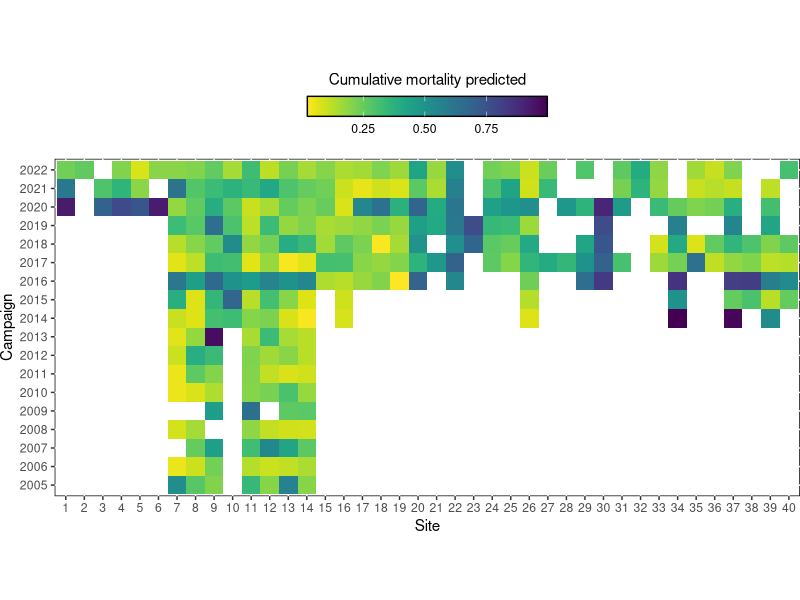
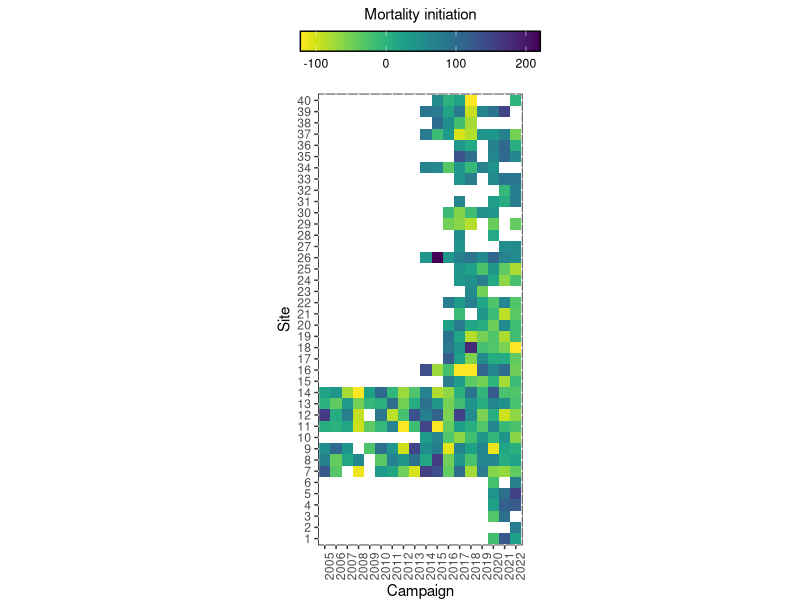
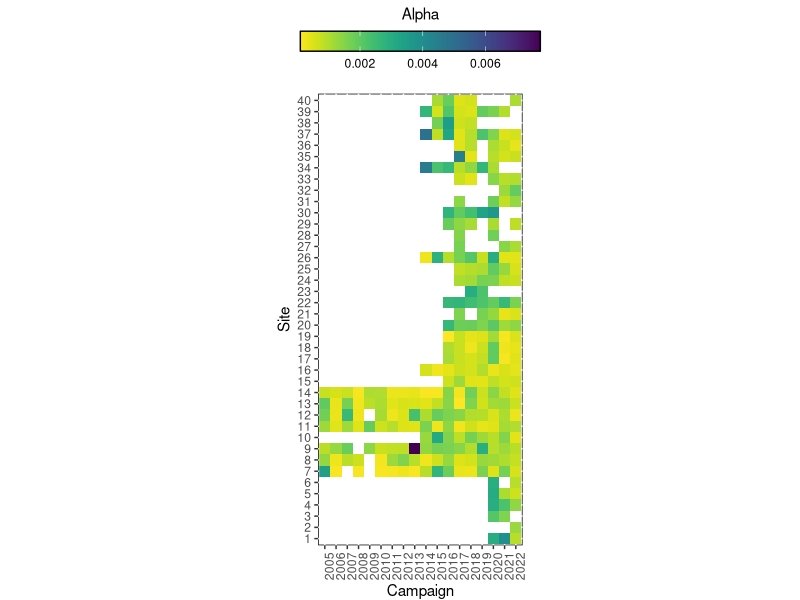
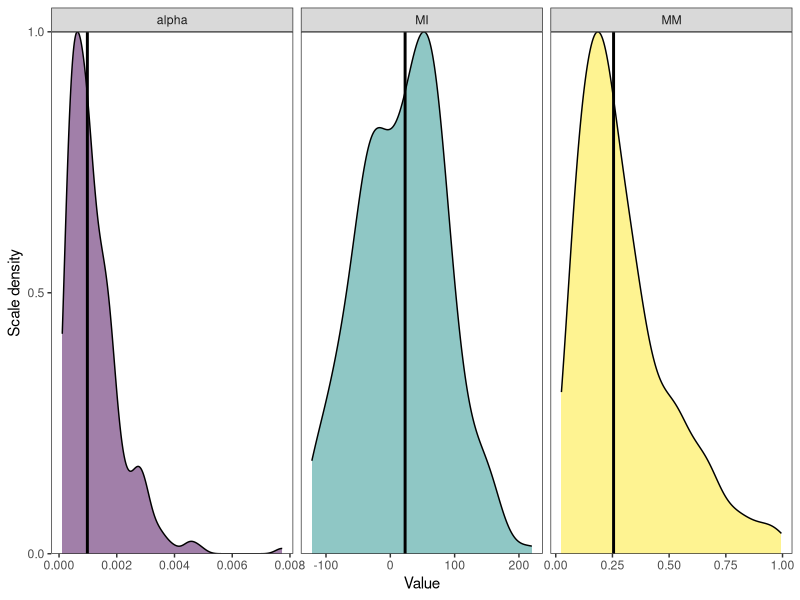

Source code (R) for these figures, in order:
# Script to create Figure 4, Figure H, Figure I and Figure 5
# 2024-10-28, Ifremer 
# Depends on dataset death_predicted.csv generated by script 2_National_Data_mytilus.R

# Install necessary libraries and load it
list.of.packages <- c("tidyverse", "viridis","GGally","scales")
new.packages <- list.of.packages[!(list.of.packages %in% installed.packages()[,"Package"])]
if(length(new.packages)) install.packages(new.packages)

library(tidyverse)
library(viridis)
library(scales)

###################################################################################################
############################## Mortality Metrics #################################################

# Data predicted loading: 
death_preds <- read.csv(file.path("Data","new_datasets","death_predicted.csv"), header=TRUE, sep=",")
death_preds<-death_preds %>% mutate(id_site = as.factor(id_site), Campaign = as.factor(Campaign)) 

# Maximum mortality (MM)
death_preds261 <- death_preds %>%
  filter(DOY == "261") %>%
  rename("MM" = "CM_pred")

# Figure 4 : This is the figure 4 which is included in the datapaper
Fig4 <- ggplot(death_preds261, aes(x = reorder(id_site, as.numeric(id_site)), y = reorder(Campaign, as.integer(as.character(Campaign))) , fill = MM)) +
  geom_raster() +
  coord_fixed() +
  theme(panel.background = element_rect(fill = "white", colour = "black", linewidth = 0.5, linetype = "solid"),
        legend.position = "top",  
        plot.margin = unit(c(0, 0, 0, 0), "null")
  )+
  guides(
    fill = guide_colourbar(
      title.position = "top", title.hjust = 0.5, frame.colour = "black", barwidth = 12,
      barheight = 1, order = 1,
      direction = "horizontal",  
      label.position = "bottom",  
      label.hjust = 0.5,  
      title.vjust = 1  
    )
  ) +
  ylab("Campaign") +
  xlab("Site") +
  scale_fill_viridis(name = "Cumulative mortality predicted", direction = -1)
ggsave(Fig4, file = file.path("Figures","Figure4.jpeg"),
       width = 8.6, height = 6, dpi = 300, units = "in",
       type = "cairo")

# Mortality initiation :
mortality_initiation <- death_preds %>%
  group_by(Campaign, id_site) %>%
  mutate(MI = max(CM_pred) / 10) %>%
  filter(CM_pred > MI) %>%
  summarize(MI = min(DOY)) %>% 
  ungroup()

#Figure H (this figure is not included in the article):
FigH <- ggplot(mortality_initiation, aes(x = reorder(Campaign, as.integer(as.character(Campaign))), y = reorder(id_site, as.numeric(id_site)), fill = MI)) +
  geom_raster() +
  coord_fixed() +
  theme(axis.text.x = element_text(angle = 90, hjust = 1),
        panel.background = element_rect(fill = "white", colour = "black", linewidth = 0.5, linetype = "solid"),
        legend.position = "top",  
        plot.margin = unit(c(0, 0, 0, 0), "null")
  )+
  guides(
    fill = guide_colourbar(
      title.position = "top", title.hjust = 0.5, frame.colour = "black", barwidth = 12,
      barheight = 1, order = 1,
      direction = "horizontal",  
      label.position = "bottom",  
      label.hjust = 0.5,  
      title.vjust = 1  
    )
  ) +
  ylab("Site") +
  xlab("Campaign") +
  scale_fill_viridis(name = "Mortality initiation", direction = -1)
ggsave(FigH, file = file.path("Figures","FigureH.jpeg"),
       width = 19.2, height = 11.77, dpi = 300, units = "in",
       type = "cairo")

# Alpha metric :
#Line between the initiation of mortality (MI) and maximum mortality at day 261 (MM) : 
T1<- death_preds %>%
  group_by(Campaign, id_site) %>%
  mutate(mort_10 = max(CM_pred) / 10)
T1<-T1%>% group_by(Campaign, id_site)%>%filter(CM_pred > mort_10)
T1<-T1%>%group_by(Campaign, id_site)%>%filter(DOY==min(DOY))
T1<-T1%>%dplyr::select(Campaign,id_site,DOY,CM_pred)

T2<-death_preds261%>%
  rename("CM_pred"="MM")

Line<-rbind(T1,T2)

# Function to calculate the slope :
calculate_slope <- function(x, y) {
  model <- lm(y ~ x)
  return(coef(model)[2])  
}

# Applying the function by group (Campaign x id_site)
Alpha <- Line %>%
  group_by(Campaign, id_site) %>%
  summarise(alpha = calculate_slope(DOY, CM_pred))

#Figure I (this figure is not included in the article):
FigI <- ggplot(Alpha, aes(x = reorder(Campaign, as.integer(as.character(Campaign))), y = reorder(id_site, as.numeric(id_site)), fill = alpha)) +
  geom_raster() +
  coord_fixed() +
  theme(axis.text.x = element_text(angle = 90, hjust = 1),
        panel.background = element_rect(fill = "white", colour = "black", linewidth = 0.5, linetype = "solid"),
        legend.position = "top",  
        plot.margin = unit(c(0, 0, 0, 0), "null")
  )+
  guides(
    fill = guide_colourbar(
      title.position = "top", title.hjust = 0.5, frame.colour = "black", barwidth = 12,
      barheight = 1, order = 1,
      direction = "horizontal",  
      label.position = "bottom",  
      label.hjust = 0.5,  
      title.vjust = 1  
    )
  ) +
  ylab("Site") +
  xlab("Campaign") +
  scale_fill_viridis(name = "Alpha", direction = -1)
ggsave(FigI, file = file.path("Figures","FigureI.jpeg"),
       width = 19.2, height = 11.77, dpi = 300, units = "in",
       type = "cairo")

# Distribution and median of the three mortality metrics :
complet_mortality_metrics <- death_preds261 %>%
  full_join(mortality_initiation, by = c("Campaign","id_site"))%>%
  full_join(Alpha, by = c("Campaign","id_site"))

death_metric<-pivot_longer(complet_mortality_metrics,cols=c(MM,MI,alpha),
                           names_to="Mortality_indicators", values_to = "Value")

death_metric_median <- death_metric %>%
  group_by(Mortality_indicators) %>%
  summarise(median = median(Value), count = n()) %>%
  ungroup()

# Figure 5 : This is the figure 5 which is included in the datapaper
theme_graphic <- function(base_family = "sans", ...) {
  theme_bw(base_family = base_family, ...) +
    theme(
      panel.grid = element_blank(),
      legend.background = element_rect(color = NA, fill = NA),
      strip.text = element_text(size = 11),
      axis.title = element_text(size = 12),
      legend.title = element_text(size = 12),
      legend.key.height = unit(0.5, "cm"),
      legend.key.width = unit(0.5, "cm"))}

Fig5 <- death_metric %>%
  ggplot() +
  geom_density(aes(x = Value, fill = Mortality_indicators, after_stat(scaled)), alpha = 0.5) +
  scale_fill_viridis(discrete = TRUE) +
  facet_grid(~ Mortality_indicators, scales = "free") +
  scale_y_continuous(limits = c(0, 1), breaks = seq(0, 1, by = 0.5), expand = expansion(mult = c(0, 0))) +
  geom_vline(data = death_metric_median, aes(xintercept = median), color = "black", size = 1) +
  scale_colour_viridis(discrete = TRUE) +
  ylab("Scale density") +
  theme_bw() +
  theme(legend.position = "none", panel.grid = element_blank(), legend.background = element_rect(color = NA, fill = NA))
ggsave(Fig5, file = file.path("Figures","Figure5.jpeg"),
       width = 8, height = 6, dpi = 300, units = "in",
       type = "cairo")


#Export of the mortality_metric file in .csv
write.csv(complet_mortality_metrics, file=file.path("Data","new_datasets","mortality_metric.csv"), row.names = FALSE, quote = TRUE, na = "NA")
